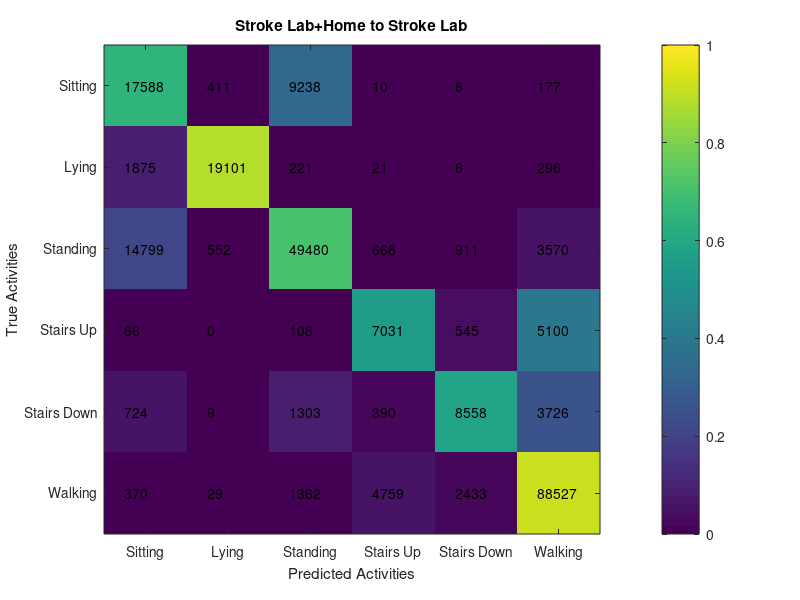
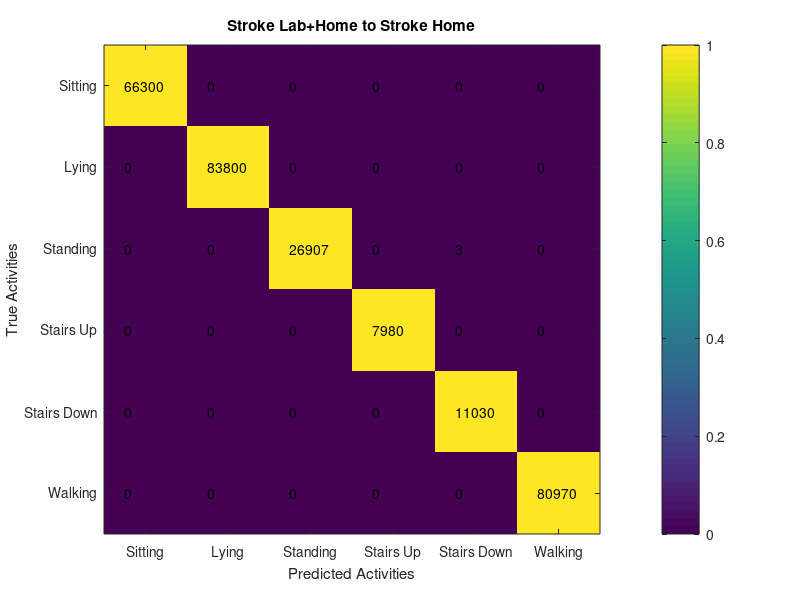

The MATLAB script that drew these images, in order: (Note: this script raises an error after producing the figures.)
clc
clear all
close all
% -------------------------------------------------------------------------
% AnalyzeConfMat.m

% Generate tables or figures relating to classifier output.

% Input: .mat data from classifier scripts
% Output: ConfMat, Boxplot, table 
% -------------------------------------------------------------------------

Activities={'Sitting', 'Lying', 'Standing', 'Stairs Up', 'Stairs Down', 'Walking'};
numAct=length(Activities);

%load('Z:\RERC- Phones\Server Data\Clips\10s\PhoneData_Feat.mat') % Features

%% Lab vs. Home
load('ConfusionMat_strokestrokeHome');

% Confusion Matrix: Lab+Home --> Lab 
subjinds=cellfun(@(x) ~isempty(x), LabHomeConfMatLab(:,1));
ConfMatAll=zeros(length(Activities),length(Activities),sum(subjinds),size(LabHomeConfMatLab,2));

subjinds=find(subjinds);

for i=1:length(subjinds)
    ind=subjinds(i);
    for j=1:size(LabHomeConfMatLab,2)
        ConfMatAll(:,:,ind,j)=LabHomeConfMatLab{ind,j};
    end
end
ConfMatAll=sum(ConfMatAll,4);
ConfMatAll=sum(ConfMatAll,3);
correctones = sum(ConfMatAll,2);
correctones = repmat(correctones,[1 6]);
figure; imagesc(ConfMatAll./correctones, [0 1]); colorbar
xlabel('Predicted Activities'); ylabel('True Activities');
title('Stroke Lab+Home to Stroke Lab');
set(gca,'XTickLabel',Activities)
set(gca,'YTickLabel',Activities)
set(gca,'XTick',[1 2 3 4 5 6])
set(gca,'YTick',[1 2 3 4 5 6])

for i=1:numAct
    for j=1:numAct
        text(i-0.25,j,num2str(ConfMatAll(j,i)));
    end
end

% Confusion Matrix: Lab+Home --> Home 
subjinds=cellfun(@(x) ~isempty(x), LabHomeConfMatHome(:,1));
ConfMatAll=zeros(length(Activities),length(Activities),sum(subjinds),size(LabHomeConfMatHome,2));

subjinds=find(subjinds);

StrokeHomeCounts=zeros(6,15);
for i=1:length(subjinds)
    ind=subjinds(i);
    for j=1:size(LabHomeConfMatHome,2)
        ConfMatAll(:,:,ind,j)=LabHomeConfMatHome{ind,j};
        if j==1
            StrokeHomeCounts(:,i)=sum(LabHomeConfMatHome{ind,j},2);
        end
    end
end
ConfMatAll=sum(ConfMatAll,4);
ConfMatAll=sum(ConfMatAll,3);
correctones = sum(ConfMatAll,2);
correctones = repmat(correctones,[1 6]);
figure; imagesc(ConfMatAll./correctones, [0 1]); colorbar
xlabel('Predicted Activities'); ylabel('True Activities');
title('Stroke Lab+Home to Stroke Home');
set(gca,'XTickLabel',Activities)
set(gca,'YTickLabel',Activities)
set(gca,'XTick',[1 2 3 4 5 6])
set(gca,'YTick',[1 2 3 4 5 6])

for i=1:numAct
    for j=1:numAct
        text(i-0.25,j,num2str(ConfMatAll(j,i)));
    end
end

% Accuracy
for i=1:length(subjinds)
    indSub=subjinds(i);
    
    Acc_LabLab(i,:)=calc_classacc(LabConfMatLab{indSub});
    Acc_LabHome(i,:)=calc_classacc(LabConfMatHome{indSub});
    
    LabHomeConfMatLab_sub=cat(3,LabHomeConfMatLab{indSub,:});
    LabHomeConfMatHome_sub=cat(3,LabHomeConfMatHome{indSub,:});
    Acc_LabHomeLab(i,:)=calc_classacc(sum(LabHomeConfMatLab_sub,3));
    Acc_LabHomeHome(i,:)=calc_classacc(sum(LabHomeConfMatHome_sub,3));

end

% Box plots: Environment-specific
figure;
subplot(2,4,1);
boxplot(Acc_LabLab,Activities);
ylim([0 1.1]);
title('Stroke Lab to Stroke Lab');

subplot(2,4,2);
boxplot(Acc_LabHome,Activities);
boxplot_fill('y')
ylim([0 1.1]);
title('Stroke Lab to Stroke Home');

subplot(2,4,3);
boxplot(Acc_LabHomeLab,Activities);
ylim([0 1.1]);
title('Stroke Lab+Home to Stroke Lab');

subplot(2,4,4);
boxplot(Acc_LabHomeHome,Activities);
boxplot_fill([1 0.5 0])
ylim([0 1.1]);
title('Stroke Lab+Home to Stroke Home');

subplot(2,4,[5:8])
BalAcc_LabLab=nanmean(Acc_LabLab,2);
BalAcc_LabHome=nanmean(Acc_LabHome,2);
BalAcc_LabHomeLab=nanmean(Acc_LabHomeLab,2);
BalAcc_LabHomeHome=nanmean(Acc_LabHomeHome,2);
mdl = [repmat({'Lab to Lab'}, length(BalAcc_LabLab), 1); ...
    repmat({'Lab to Home'}, length(BalAcc_LabHome), 1); ...
    repmat({'Lab+Home to Lab'}, length(BalAcc_LabHomeLab), 1); ...
    repmat({'Lab+Home to Home'}, length(BalAcc_LabHomeHome), 1)];

boxplot([BalAcc_LabLab; BalAcc_LabHome; BalAcc_LabHomeLab; BalAcc_LabHomeHome],mdl)
boxplot_fill('y',3); boxplot_fill([1 0.5 0],1)
ylim([0 1.1]); ylabel('Balanced Accuracy');

%% Stroke to Stroke Population

% Confusion Matrix
for i=1:size(PopConfMat,2)
    ConfMatAll(:,:,i)=PopConfMat{i}./repmat(sum(PopConfMat{i},2),[1 6]);
end

ConfMatAll=nansum(ConfMatAll,3);
correctones = sum(ConfMatAll,2);
correctones = repmat(correctones,[1 6]);
figure, subplot(2,3,3), imagesc(ConfMatAll./correctones); colorbar; caxis([0 1])
set(gca,'XTickLabels',Activities)
set(gca,'YTickLabels',Activities)
xlabel('Predicted Activities'); ylabel('True Activities');
title('Stroke to Stroke')

for i=1:numAct
    for j=1:numAct
        text(i-0.25,j,num2str(.01*round(10000*ConfMatAll(j,i)/correctones(j,i)),'%10.3g'));
    end
end

% Accuracy
for indSub=1:length(PopConfMat)
    Acc_StrokePop(indSub,:)=calc_classacc(PopConfMat{indSub});
end


%% Healthy to Healthy

load('RUSConfusion');

% Confusion Matrix
for i=1:size(ConfMat,2)
    ConfMatAll(:,:,i)=ConfMat{i}./repmat(sum(ConfMat{i},2),[1 6]);
end

ConfMatAll=nansum(ConfMatAll,3);
correctones = sum(ConfMatAll,2);
correctones = repmat(correctones,[1 6]);
subplot(2,3,1), imagesc(ConfMatAll./correctones); colorbar; caxis([0 1])
set(gca,'XTickLabels',Activities)
set(gca,'YTickLabels',Activities)
xlabel('Predicted Activities'); ylabel('True Activities');
title('Healthy to Healthy')

for i=1:numAct
    for j=1:numAct
        text(i-0.25,j,num2str(.01*round(10000*ConfMatAll(j,i)/correctones(j,i)),'%10.3g'));
    end
end

% Accuracy
for indSub=1:length(ConfMat)
    Acc_Health(indSub,:)=calc_classacc(ConfMat{indSub});
end

% ActivityCounts
for i=1:size(ConfMat,2)
    ConfMatAll(:,:,i)=ConfMat{i};
end
HealthyCounts=sum(sum(ConfMatAll,3),2);

%% Healthy to Stroke Home

load('ConfusionMat_strokeAll.mat')

% Confusion Matrix
for i=1:size(ConfMat,2)
    ConfMatAll(:,:,i)=ConfMat{i}./repmat(sum(ConfMat{i},2),[1 6]);
end

ConfMatAll=nansum(ConfMatAll,3);
correctones = sum(ConfMatAll,2);
correctones = repmat(correctones,[1 6]);
subplot(2,3,2), imagesc(ConfMatAll./correctones); colorbar; caxis([0 1])
set(gca,'XTickLabels',Activities)
set(gca,'YTickLabels',Activities)
xlabel('Predicted Activities'); ylabel('True Activities');
title('Healthy to Stroke')

for i=1:numAct
    for j=1:numAct
        text(i-0.25,j,num2str(.01*round(10000*ConfMatAll(j,i)/correctones(j,i)),'%10.3g'));
    end
end

% Accuracy
for i=1:30%length(subjinds)
    indSub=i;%subjinds(i);
    Acc_Stroke(i,:)=calc_classacc(ConfMat{indSub});
end

for i=1:size(ConfMat,2)
    ConfMatAll(:,:,i)=ConfMat{i};
end
StrokeCounts=sum(sum(ConfMatAll,3),2);

% Box plots: Population

BalAcc_Health=nanmean(Acc_Health,2);
BalAcc_Stroke=nanmean(Acc_Stroke,2);
BalAcc_StrokePop=nanmean(Acc_StrokePop,2);

subplot(2,3,4)
% boxplot(Acc_Health,Activities);
boxplot([Acc_Health BalAcc_Health]);
ylim([0 1.1]);
title('Healthy to Healthy');
boxplot_fill('b')

subplot(2,3,5)
% boxplot(Acc_Stroke,Activities);
boxplot([Acc_Stroke BalAcc_Stroke]);
boxplot_fill([0.5 0 0.5])
ylim([0 1.1]);
title('Healthy to Stroke (All)');

subplot(2,3,6)
% boxplot(Acc_StrokePop,Activities);
boxplot([Acc_StrokePop BalAcc_StrokePop]);
boxplot_fill('r')
ylim([0 1.1]);
title('Stroke to Stroke');

% subplot(2,3,[4:6])
% BalAcc_Health=nanmean(Acc_Health,2);
% BalAcc_Stroke=nanmean(Acc_Stroke,2);
% BalAcc_StrokePop=nanmean(Acc_StrokePop,2);
% mdl = [repmat({'Healthy to Healthy'}, length(BalAcc_Health), 1); ...
%     repmat({'Healthy to Stroke'}, length(BalAcc_Stroke), 1); ...
%     repmat({'Stroke to Stroke'}, length(BalAcc_StrokePop), 1)];
% boxplot([BalAcc_Health; BalAcc_Stroke; BalAcc_StrokePop],mdl)
% boxplot_fill('b',3); boxplot_fill([0.5 0 0.5],2); boxplot_fill('r',1)
% ylim([0 1.1]); ylabel('Balanced Accuracy');

%% Histograms of class distributions

% Healthy and Stroke (Population)
figure, hold on
bar(1:6,HealthyCounts/sum(HealthyCounts),'FaceColor',[.6 .6 .6],'BarWidth',1)
for j=1:6
    if HealthyCounts(j)
        text(j,HealthyCounts(j)/sum(HealthyCounts)+.015,num2str(HealthyCounts(j)),'Rotation',90)
    end
end
bar(8:13,StrokeCounts/sum(StrokeCounts),'FaceColor',[1 .5 0],'BarWidth',1)
for j=1:6
    if StrokeCounts(j)
        text(7+j,StrokeCounts(j)/sum(StrokeCounts)+.015,num2str(StrokeCounts(j)),'Rotation',90)
    end
end
ax=gca;
ax.XTick=[1:6 8:13];
ax.XTickLabel=[Activities Activities];
ax.XTickLabelRotation=45;

% Stroke Home

StrokeHomeCounts(StrokeHomeCounts<60)=0;
StrokeHomeCounts(:,sum(StrokeHomeCounts)==0)=[];

Activities_abr={'Si', 'L', 'St', 'SU', 'SD', 'W'};

ticks=[];
ticklabels={};

figure, hold on
for i=1:length(StrokeHomeCounts)
    bar(7*(i-1)+1:7*i-1,StrokeHomeCounts(:,i)/sum(StrokeHomeCounts(:,i)),'FaceColor',[1 .5 0],'BarWidth',1)
    ticks=[ticks 7*(i-1)+1:7*i-1];
    ticklabels=[ticklabels Activities_abr];
    for j=1:6
        if StrokeHomeCounts(j,i)
            text(7*(i-1)+j,StrokeHomeCounts(j,i)/sum(StrokeHomeCounts(:,i))+.015,num2str(StrokeHomeCounts(j,i)),'Rotation',90)
        end
    end
end
ax=gca;
ax.XTick=ticks;
ax.XTickLabel=ticklabels;
ax.XTickLabelRotation=90;
